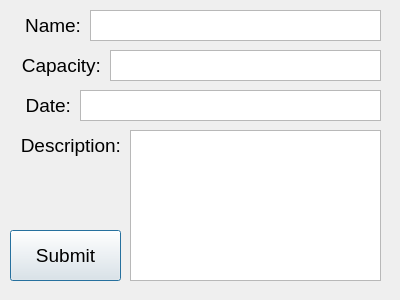
<?xml version="1.0" encoding="UTF-8"?>
<ui version="4.0">
 <class>CreateEventDialog</class>
 <widget class="QDialog" name="CreateEventDialog">
  <property name="geometry">
   <rect>
    <x>0</x>
    <y>0</y>
    <width>400</width>
    <height>300</height>
   </rect>
  </property>
  <property name="windowTitle">
   <string>Dialog</string>
  </property>
  <widget class="QPlainTextEdit" name="nameInput">
   <property name="geometry">
    <rect>
     <x>90</x>
     <y>10</y>
     <width>291</width>
     <height>31</height>
    </rect>
   </property>
  </widget>
  <widget class="QPlainTextEdit" name="capacityInput">
   <property name="geometry">
    <rect>
     <x>110</x>
     <y>50</y>
     <width>271</width>
     <height>31</height>
    </rect>
   </property>
  </widget>
  <widget class="QPlainTextEdit" name="descriptionInput">
   <property name="geometry">
    <rect>
     <x>130</x>
     <y>130</y>
     <width>251</width>
     <height>151</height>
    </rect>
   </property>
  </widget>
  <widget class="QLabel" name="label">
   <property name="geometry">
    <rect>
     <x>10</x>
     <y>10</y>
     <width>71</width>
     <height>31</height>
    </rect>
   </property>
   <property name="font">
    <font>
     <pointsize>14</pointsize>
    </font>
   </property>
   <property name="text">
    <string>Name:</string>
   </property>
   <property name="alignment">
    <set>Qt::AlignRight|Qt::AlignTrailing|Qt::AlignVCenter</set>
   </property>
  </widget>
  <widget class="QLabel" name="label_2">
   <property name="geometry">
    <rect>
     <x>20</x>
     <y>50</y>
     <width>81</width>
     <height>31</height>
    </rect>
   </property>
   <property name="font">
    <font>
     <pointsize>14</pointsize>
    </font>
   </property>
   <property name="text">
    <string>Capacity:</string>
   </property>
   <property name="alignment">
    <set>Qt::AlignRight|Qt::AlignTrailing|Qt::AlignVCenter</set>
   </property>
  </widget>
  <widget class="QLabel" name="label_3">
   <property name="geometry">
    <rect>
     <x>10</x>
     <y>130</y>
     <width>111</width>
     <height>31</height>
    </rect>
   </property>
   <property name="font">
    <font>
     <pointsize>14</pointsize>
    </font>
   </property>
   <property name="text">
    <string>Description:</string>
   </property>
   <property name="alignment">
    <set>Qt::AlignRight|Qt::AlignTrailing|Qt::AlignVCenter</set>
   </property>
  </widget>
  <widget class="QPushButton" name="eventSubmitButton">
   <property name="geometry">
    <rect>
     <x>10</x>
     <y>230</y>
     <width>111</width>
     <height>51</height>
    </rect>
   </property>
   <property name="font">
    <font>
     <pointsize>14</pointsize>
    </font>
   </property>
   <property name="text">
    <string>Submit</string>
   </property>
  </widget>
  <widget class="QLabel" name="label_4">
   <property name="geometry">
    <rect>
     <x>-10</x>
     <y>90</y>
     <width>81</width>
     <height>31</height>
    </rect>
   </property>
   <property name="font">
    <font>
     <pointsize>14</pointsize>
    </font>
   </property>
   <property name="text">
    <string>Date:</string>
   </property>
   <property name="alignment">
    <set>Qt::AlignRight|Qt::AlignTrailing|Qt::AlignVCenter</set>
   </property>
  </widget>
  <widget class="QPlainTextEdit" name="dateInput">
   <property name="geometry">
    <rect>
     <x>80</x>
     <y>90</y>
     <width>301</width>
     <height>31</height>
    </rect>
   </property>
  </widget>
 </widget>
 <resources/>
 <connections/>
</ui>
